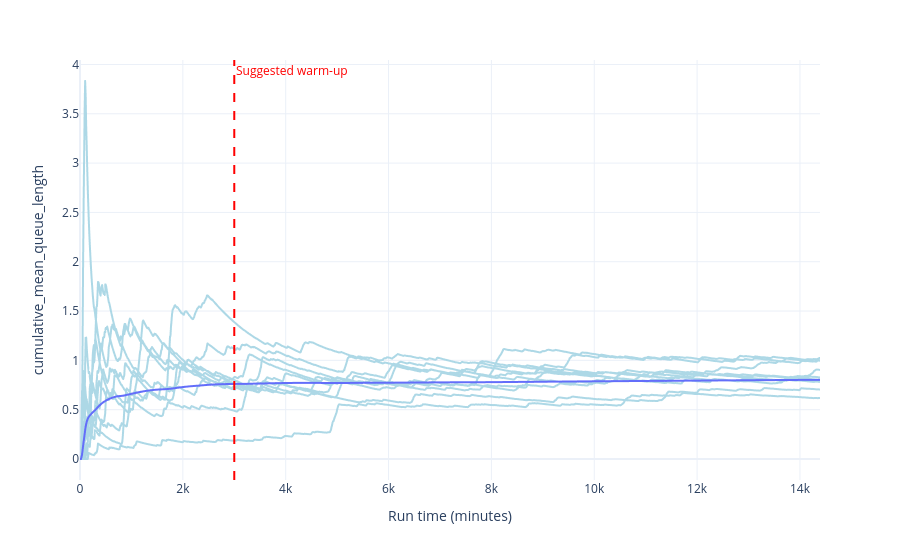

Notebook code for this chart:
### Code cell
plot_time_series(audit_results, "queue_length", 3000)

### Figure 1 — Plotly figure (JSON) as saved in the notebook; plotly's stock layout.template omitted (floating-point values rounded to 4 significant figures; data arrays with more than 128 entries replaced by an {"elided": "..."} marker saying what was removed)
{"data": [{"hovertemplate": "run=0<br>time=%{x}<br>queue_length=%{y}<extra></extra>", "legendgroup": "", "line": {"color": "lightblue", "dash": "solid"}, "marker": {"symbol": "circle"}, "mode": "lines", "name": "", "showlegend": false, "type": "scattergl", "x": {"elided": "1440 int values"}, "xaxis": "x", "y": {"elided": "1440 float values"}, "yaxis": "y"}, {"hovertemplate": "run=1<br>time=%{x}<br>queue_length=%{y}<extra></extra>", "legendgroup": "", "line": {"color": "lightblue", "dash": "solid"}, "marker": {"symbol": "circle"}, "mode": "lines", "name": "", "showlegend": false, "type": "scattergl", "x": {"elided": "1440 int values"}, "xaxis": "x", "y": {"elided": "1440 float values"}, "yaxis": "y"}, {"hovertemplate": "run=2<br>time=%{x}<br>queue_length=%{y}<extra></extra>", "legendgroup": "", "line": {"color": "lightblue", "dash": "solid"}, "marker": {"symbol": "circle"}, "mode": "lines", "name": "", "showlegend": false, "type": "scattergl", "x": {"elided": "1440 int values"}, "xaxis": "x", "y": {"elided": "1440 float values"}, "yaxis": "y"}, {"hovertemplate": "run=3<br>time=%{x}<br>queue_length=%{y}<extra></extra>", "legendgroup": "", "line": {"color": "lightblue", "dash": "solid"}, "marker": {"symbol": "circle"}, "mode": "lines", "name": "", "showlegend": false, "type": "scattergl", "x": {"elided": "1440 int values"}, "xaxis": "x", "y": {"elided": "1440 float values"}, "yaxis": "y"}, {"hovertemplate": "run=4<br>time=%{x}<br>queue_length=%{y}<extra></extra>", "legendgroup": "", "line": {"color": "lightblue", "dash": "solid"}, "marker": {"symbol": "circle"}, "mode": "lines", "name": "", "showlegend": false, "type": "scattergl", "x": {"elided": "1440 int values"}, "xaxis": "x", "y": {"elided": "1440 float values"}, "yaxis": "y"}, {"hovertemplate": "run=5<br>time=%{x}<br>queue_length=%{y}<extra></extra>", "legendgroup": "", "line": {"color": "lightblue", "dash": "solid"}, "marker": {"symbol": "circle"}, "mode": "lines", "name": "", "showlegend": false, "type": "scattergl", "x": {"elided": "1440 int values"}, "xaxis": "x", "y": {"elided": "1440 float values"}, "yaxis": "y"}, {"hovertemplate": "run=6<br>time=%{x}<br>queue_length=%{y}<extra></extra>", "legendgroup": "", "line": {"color": "lightblue", "dash": "solid"}, "marker": {"symbol": "circle"}, "mode": "lines", "name": "", "showlegend": false, "type": "scattergl", "x": {"elided": "1440 int values"}, "xaxis": "x", "y": {"elided": "1440 float values"}, "yaxis": "y"}, {"hovertemplate": "run=7<br>time=%{x}<br>queue_length=%{y}<extra></extra>", "legendgroup": "", "line": {"color": "lightblue", "dash": "solid"}, "marker": {"symbol": "circle"}, "mode": "lines", "name": "", "showlegend": false, "type": "scattergl", "x": {"elided": "1440 int values"}, "xaxis": "x", "y": {"elided": "1440 float values"}, "yaxis": "y"}, {"hovertemplate": "run=8<br>time=%{x}<br>queue_length=%{y}<extra></extra>", "legendgroup": "", "line": {"color": "lightblue", "dash": "solid"}, "marker": {"symbol": "circle"}, "mode": "lines", "name": "", "showlegend": false, "type": "scattergl", "x": {"elided": "1440 int values"}, "xaxis": "x", "y": {"elided": "1440 float values"}, "yaxis": "y"}, {"hovertemplate": "run=9<br>time=%{x}<br>queue_length=%{y}<extra></extra>", "legendgroup": "", "line": {"color": "lightblue", "dash": "solid"}, "marker": {"symbol": "circle"}, "mode": "lines", "name": "", "showlegend": false, "type": "scattergl", "x": {"elided": "1440 int values"}, "xaxis": "x", "y": {"elided": "1440 float values"}, "yaxis": "y"}, {"hovertemplate": "time=%{x}<br>overall_cumulative=%{y}<extra></extra>", "legendgroup": "", "line": {"color": "#636efa", "dash": "solid"}, "marker": {"symbol": "circle"}, "mode": "lines", "name": "", "showlegend": false, "type": "scattergl", "x": {"elided": "1440 int values"}, "xaxis": "x", "y": {"elided": "1440 float values"}, "yaxis": "y"}], "layout": {"annotations": [{"font": {"color": "red"}, "showarrow": false, "text": "Suggested warm-up", "x": 3000, "xanchor": "left", "xref": "x", "y": 1, "yanchor": "top", "yref": "y domain"}], "legend": {"tracegroupgap": 0}, "margin": {"t": 60}, "shapes": [{"line": {"color": "red", "dash": "dash"}, "type": "line", "x0": 3000, "x1": 3000, "xref": "x", "y0": 0, "y1": 1, "yref": "y domain"}], "xaxis": {"anchor": "y", "domain": [0.0, 1.0], "title": {"text": "Run time (minutes)"}}, "yaxis": {"anchor": "x", "domain": [0.0, 1.0], "title": {"text": "cumulative_mean_queue_length"}}}}
